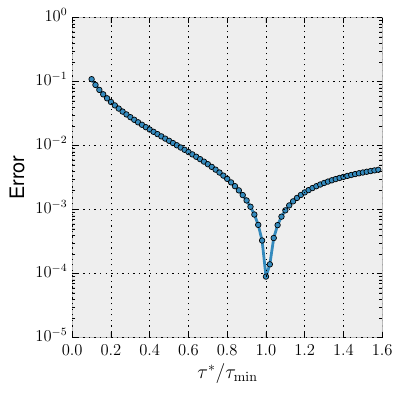

Here is the Python script that generated this plot:
import matplotlib.pyplot as plt
import numpy as np
import numpy.ma
import itertools

try:
  plt.style.use('./free_surface_paper.mplstyle')
except AttributeError:
  print "old matplotlib version?"
except ValueError:
  print "Cannot find the requested stylesheet"

plt.figure(figsize=(4,4) )

data = np.loadtxt("../benchmarks/tau_sensitivity/tau_sensitivity.txt")
relaxation_times =  data[:,0]
errors = data[:,2]

plt.semilogy(relaxation_times, errors, '-o', markersize=4)


plt.xlabel(r'$\tau^* / \tau_\mathrm{min}$')
plt.ylabel(r'Error')
#plt.show()
plt.savefig('tau_sensitivity.pdf')

